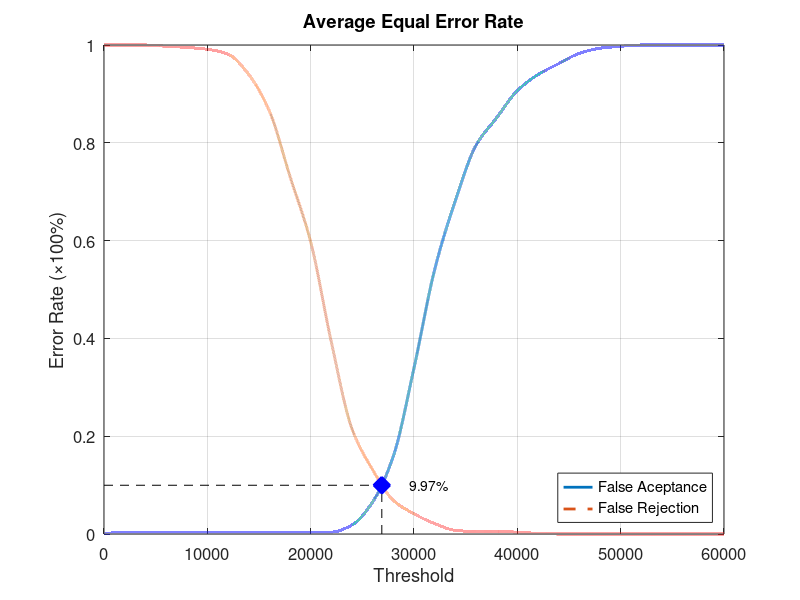
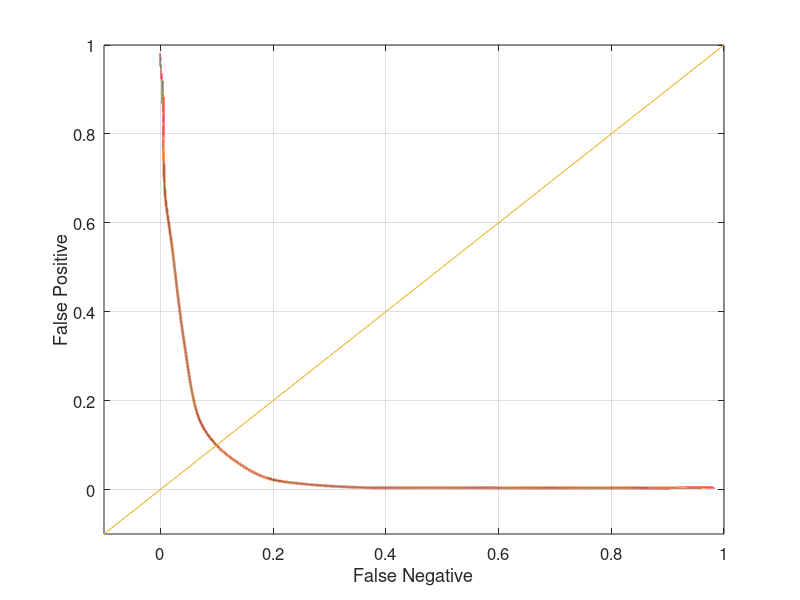

Reproduce these figures in MATLAB, in order.
function yEER = Experiment2Average
close all;
clear;
clc;
x = 0:2000:60000;
xq = 0:0.5:60000;

y0 = [0 0.00394737 0.00394737 0.00394737 0.00394737 0.00394737 0.00394737 0.00394737 0.00394737 0.00394737 0.00394737 0.00394737 0.0184211 0.0657895 0.159211 0.339474 0.540789 0.681579 0.794737 0.851316 0.906579 0.939474 0.961842 0.982895 0.993421 0.997368 1 1 1 1 1];
yy0 = interp1(x, y0, xq, 'pchip');
y1 = [1 1 1 0.9975 0.995 0.99125 0.98125 0.94 0.865 0.73125 0.5975 0.3925 0.215 0.13125 0.06875 0.04125 0.02125 0.0075 0.005 0.005 0.00375 0.00125 0 0 0 0 0 0 0 0 0];
yy1 = interp1(x, y1, xq, 'pchip');

% Calculating EER: 
y2 = abs(y0 - y1);
find(y2 == min(y2))
yy2 = abs(yy0 - yy1);
xEER = find(yy2 == min(yy2));
xEERIndex = xq(xEER) % X-axis EER
yEER = yy0(xEER) % Y-axis EER

main = figure
plot(xq, yy0,'-','LineWidth', 2);	hold on
plot(xq, yy1,'--','LineWidth', 2);	hold on
plot([xEERIndex xEERIndex], [0 yEER], 'k--');	hold on
plot([0 xEERIndex], [yEER yEER], 'k--');	hold on
plot(xEERIndex, yEER, 'bx', 'LineWidth', 10);	hold on
text(xEERIndex + 10 * xEERIndex / 100, yEER, [num2str(round((10000 * yEER)) / 100) '%'])
legend('False Aceptance', 'False Rejection', 'Location', 'SouthEast')
xlabel('Threshold')
ylabel('Error Rate (\times100%)')
title('Average Equal Error Rate')
set(gca, 'FontSize', 12)
axis([0 60000 0 1])
grid on

print(main, 'Experiment2AverageMain', '-dpng');
FNRxFPR = figure('Color', [1 1 1]);
plot(yy1, yy0, '-', yy1, yy0, 'LineWidth', 2);
hold on
y = -0.1:0.1:1
plot(y, y); 
set(gca, 'FontSize', 12)
xlabel('False Negative')
ylabel('False Positive')
axis([-0.1 1 -0.1 1])
set(gca, 'FontSize', 12)
grid on

print(FNRxFPR, 'Experiment2AverageFNRxFPR','-dpng');
end
